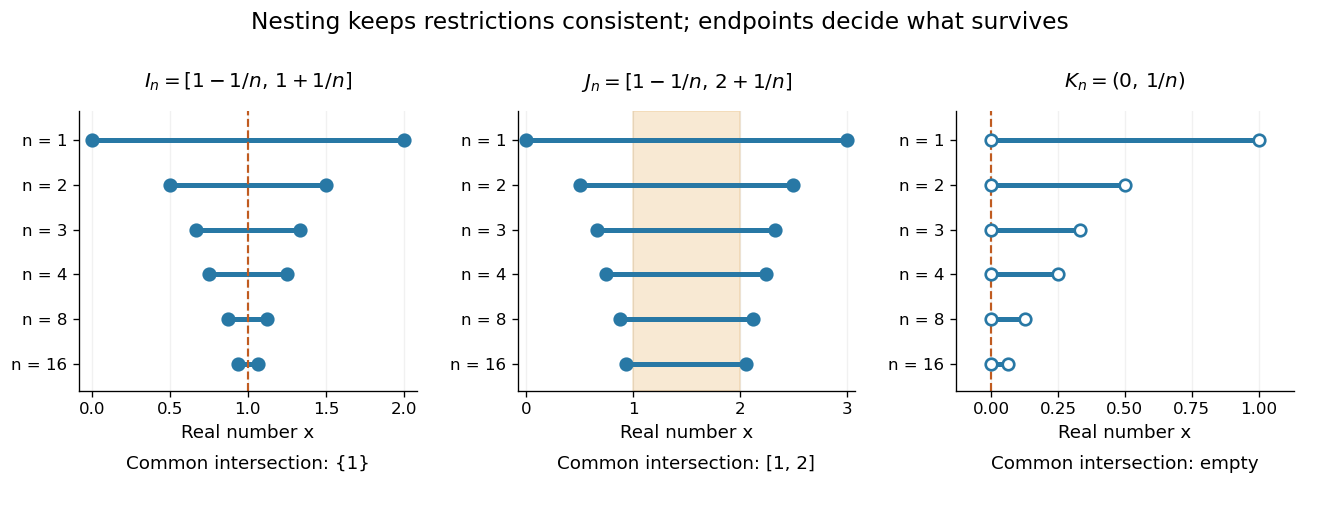

Here is the Python script that generated this plot:
"""Original nested-interval comparison; write the PNG basename to CWD."""
from pathlib import Path

import matplotlib.pyplot as plt
import numpy as np


def main():
    fig, axes = plt.subplots(1, 3, figsize=(11, 4.4), dpi=120)
    fig.patch.set_facecolor("white")
    cases = [
        (lambda n: (1 - 1/n, 1 + 1/n), True,
         r"$I_n=[1-1/n,\,1+1/n]$", "Common intersection: {1}", (0, 2)),
        (lambda n: (1 - 1/n, 2 + 1/n), True,
         r"$J_n=[1-1/n,\,2+1/n]$", "Common intersection: [1, 2]", (0, 3)),
        (lambda n: (0, 1/n), False,
         r"$K_n=(0,\,1/n)$", "Common intersection: empty", (-.05, 1.05)),
    ]
    rows = [1, 2, 3, 4, 8, 16]
    for index, (ax, (bounds, closed, title, footer, limits)) in enumerate(
            zip(axes, cases)):
        for row, n in enumerate(rows):
            left, right = bounds(n)
            ax.plot([left, right], [row, row], color="#2878a5", lw=3,
                    zorder=2)
            ax.scatter([left, right], [row, row], s=48,
                       facecolor="#2878a5" if closed else "white",
                       edgecolor="#2878a5", linewidth=1.6, zorder=3)
        if index == 0:
            ax.axvline(1, color="#c05b20", ls="--", lw=1.3)
        elif index == 1:
            ax.axvspan(1, 2, color="#e8b870", alpha=.3)
        else:
            ax.axvline(0, color="#c05b20", ls="--", lw=1.3)
        ax.set_xlim(limits[0] - .08, limits[1] + .08)
        ax.set_ylim(5.6, -.65)
        ax.set_yticks(np.arange(len(rows)), [f"n = {n}" for n in rows])
        ax.set_title(title, fontsize=12, pad=14)
        ax.set_xlabel("Real number x", fontsize=11)
        ax.text(.5, -.28, footer, transform=ax.transAxes,
                ha="center", fontsize=11)
        ax.grid(axis="x", alpha=.17)
        ax.spines[["top", "right"]].set_visible(False)
    fig.suptitle("Nesting keeps restrictions consistent; endpoints decide what survives",
                 fontsize=14, y=.98)
    fig.subplots_adjust(left=.06, right=.98, top=.79, bottom=.26, wspace=.3)
    fig.savefig(Path.cwd() / Path(__file__).with_suffix(".png").name,
                facecolor="white", transparent=False)
    plt.close(fig)


if __name__ == "__main__":
    main()
